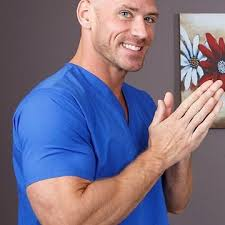
#> input picture image-processing/download.jpeg, 225 x 225 px, found by its file name
$ python contrast-2.py
#> lines starting #> are read from the running program, lines starting #| are printed output that depends on the picture; after the words box and inside, x2 and y2 are one past the last pixel; in counts of white or black regions, pixels touching at a corner belong together
import cv2
import numpy as np

img = cv2.imread('./download.jpeg',0)
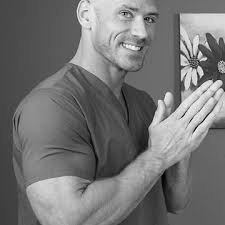
#> img: shape (225, 225); min 0, max 255, mean 117

row, column = img.shape
#> row = 225; column = 225

img1 = np.zeros((row,column),dtype = 'uint8')

min_range = 30
max_range = 90

for i in range(row):
 for j in range(column):
    if img[i,j]>min_range and img[i,j]<max_range:
        img1[i,j] = 170
    else:
        img1[i,j] = 50
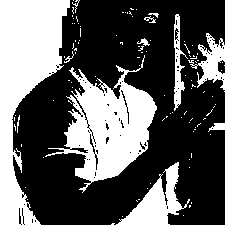
#> img1: shape (225, 225); values 50 (black) and 170 (white), 35.9% white; 109 white regions (97 under 20 px), largest, box (x1, y1, x2, y2) and area: (0, 0, 70, 225) 7980, (45, 55, 157, 193) 6485, (116, 162, 190, 225) 1780

cv2.imshow('Input image', img)
cv2.imshow('Sliced image', img1)
cv2.waitKey(0)
cv2.destroyAllWindows()
